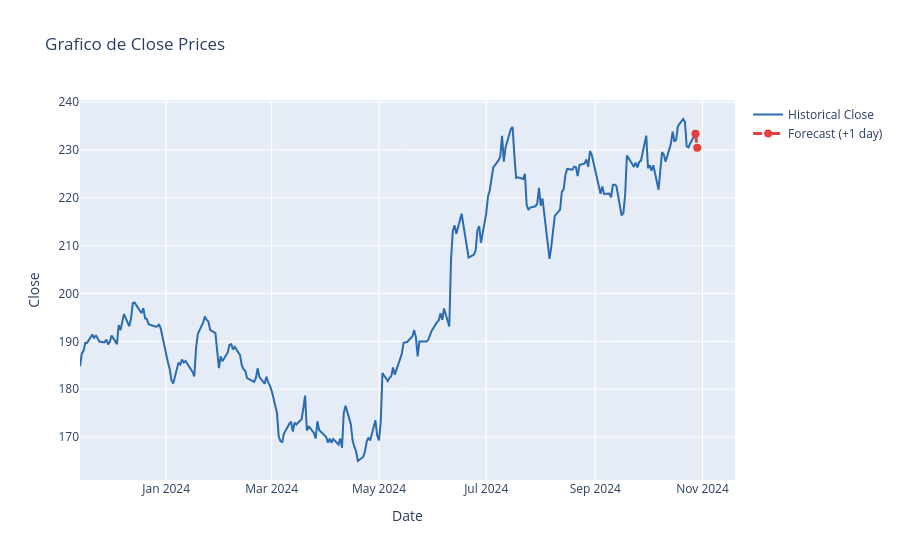

Notebook code cell kept with this figure:
### Code cell
# Forecast chart (+1 day)
import plotly.graph_objects as go

ticker = facade.processed_df["ticker"].iloc[0]
hist_df = facade.processed_df[facade.processed_df["ticker"] == ticker].copy()
hist_df = hist_df.sort_values("date")

forecast = facade.predict_latest(ticker)
last_date = pd.to_datetime(hist_df["date"].iloc[-1])
next_date = last_date + pd.Timedelta(days=1)
last_close = float(hist_df["close"].iloc[-1])
predicted_close = float(forecast["predicted_close"])

fig = go.Figure()
fig.add_trace(
    go.Scatter(
        x=hist_df["date"],
        y=hist_df["close"],
        mode="lines",
        name="Historical Close",
        line=dict(color="#2b6cb0", width=2),
    )
)
fig.add_trace(
    go.Scatter(
        x=[last_date, next_date],
        y=[last_close, predicted_close],
        mode="lines+markers",
        name="Forecast (+1 day)",
        line=dict(color="#e53e3e", width=3, dash="dash"),
        marker=dict(size=8),
    )
)
fig.update_layout(title="Grafico de Close Prices", xaxis_title="Date", yaxis_title="Close")
fig

### Figure 1 — Plotly figure (JSON) as saved in the notebook; plotly's stock layout.template omitted (floating-point values rounded to 4 significant figures; data arrays with more than 128 entries replaced by an {"elided": "..."} marker saying what was removed)
{"data": [{"line": {"color": "#2b6cb0", "width": 2}, "mode": "lines", "name": "Historical Close", "type": "scatter", "x": {"elided": "241 str values"}, "y": {"elided": "241 float values"}}, {"line": {"color": "#e53e3e", "dash": "dash", "width": 3}, "marker": {"size": 8}, "mode": "lines+markers", "name": "Forecast (+1 day)", "type": "scatter", "x": ["2024-10-28T00:00:00", "2024-10-29T00:00:00"], "y": [233.4, 230.5]}], "layout": {"title": {"text": "Grafico de Close Prices"}, "xaxis": {"title": {"text": "Date"}}, "yaxis": {"title": {"text": "Close"}}}}
